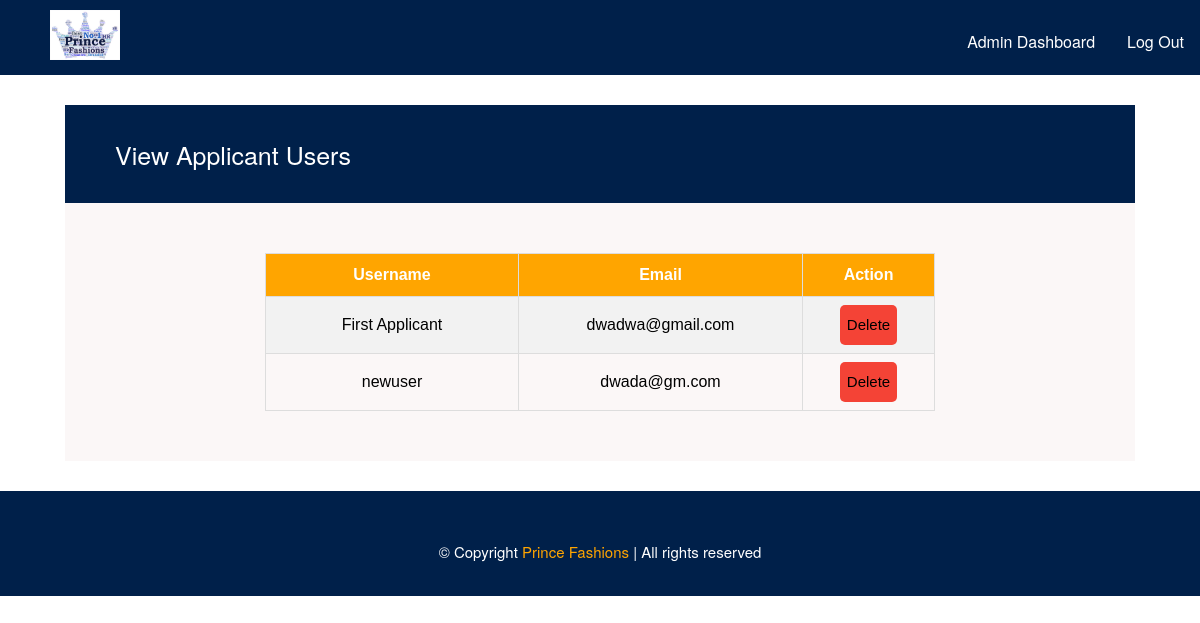
The app's page /pages/Admin/view_ord_users.php (signed in) with its own data.
### tables this page shows
CREATE TABLE `client_department` (
  `u_id` int(11) NOT NULL AUTO_INCREMENT,
  `dept_id` varchar(4) NOT NULL,
  PRIMARY KEY (`u_id`),
  KEY `dept_id` (`dept_id`),
  CONSTRAINT `client_department_ibfk_1` FOREIGN KEY (`dept_id`) REFERENCES `department` (`dept_id`),
  CONSTRAINT `client_department_ibfk_2` FOREIGN KEY (`u_id`) REFERENCES `user` (`u_id`) ON DELETE CASCADE ON UPDATE CASCADE
);

CREATE TABLE `user` (
  `u_id` int(11) NOT NULL AUTO_INCREMENT,
  `username` varchar(63) NOT NULL,
  `password` varchar(63) NOT NULL,
  `email` varchar(127) NOT NULL,
  `role` varchar(10) NOT NULL,
  PRIMARY KEY (`u_id`)
);

### pages/Admin/view_ord_users.php (the view, shortened to what this page needs)
<?php
include '../../admin_header.php';
require($_SERVER['DOCUMENT_ROOT'] . '/fashion/php/dbcon.php');
	echo'<div class="container">
	<div class="delete_client">
		<div class="delete_client_heading">
			<h2 style="font-weight: normal; font-size: 25px;">View Applicant Users</h2>
		</div>
		<div class="delete_client_content">
		<table class="job">
			<tr>
				<th style="width: 20%;" >Username</th>
				<th style="width: 20%;">Email</th>
				<th style="width: 10%;">Action</th>
			</tr>';
$sql="SELECT * FROM user INNER JOIN client_department ON user.u_id=client_department.u_id where role='user'";
$result=mysqli_query($connection,$sql);
    if($result){
    	while($row = $result -> fetch_assoc()){
			echo'<tr>
				<td>'.$row["username"].'</td>
				<td>'.$row["email"].'</td>
				<td>
				<button class="deletebtn"><a style="text-decoration: none; color: black;" href="/fashion/php/deleteu.php?u_id='.$row["u_id"].'">Delete</a></button>
				</td>
			</tr>';
			}}
		echo'</table>
		</div>
	</div>
</div>';
  ?>
<?php include '../../footer.php';  ?>

### css/styles.css (style rules this page uses)
body { font-family: "Helvetica Neue",Helvetica,Arial,sans-serif; background:#ffffff; padding: 0; margin: 0; }
div { display: block; }
.container { padding-right: 15px; padding-left: 15px; margin-right: auto; margin-left: auto; }
.job { font-family: "Trebuchet MS", Arial, Helvetica, sans-serif; border-collapse: collapse; width: 100%; }
.job td, .job th { border: 1px solid #ddd; padding: 8px; text-align: center; }
.job tr:nth-child(even) { background-color: #f2f2f2; }
.job th { padding-top: 12px; padding-bottom: 12px; text-align: center; background-color: #FFA500; color: white; }
.app_tbl td, .job th { border: 1px solid #ddd; padding: 8px; text-align: center; }
.delete_client { height: auto; background-color: #fbf7f7; margin: 30px 50px; }
.delete_client td, .job th { border: 1px solid #ddd; padding: 8px; text-align: center; }
.delete_client th { padding-top: 12px; padding-bottom: 12px; text-align: center; background-color: #FFA500; color: white; }
.deletebtn { background-color: #f44336; display: inline-block; cursor: pointer; height: 40px; width: 80%; border-style: none; border-radius: 5px; text-align: center; font-size: 15px; }
.delete_client_heading { background-color: #00204A; color: white ; padding: 10px; padding-left: 50px; }
.delete_client_content { padding: 50px 200px; background-color: #fbf7f7; }
.delete_client_content table tr td button { width: 50%; }

### records on screen
client_department: u_id.username "First Applicant", u_id.email "dwadwa@gmail.com"
client_department: u_id.username "newuser", u_id.email "dwada@gm.com"
